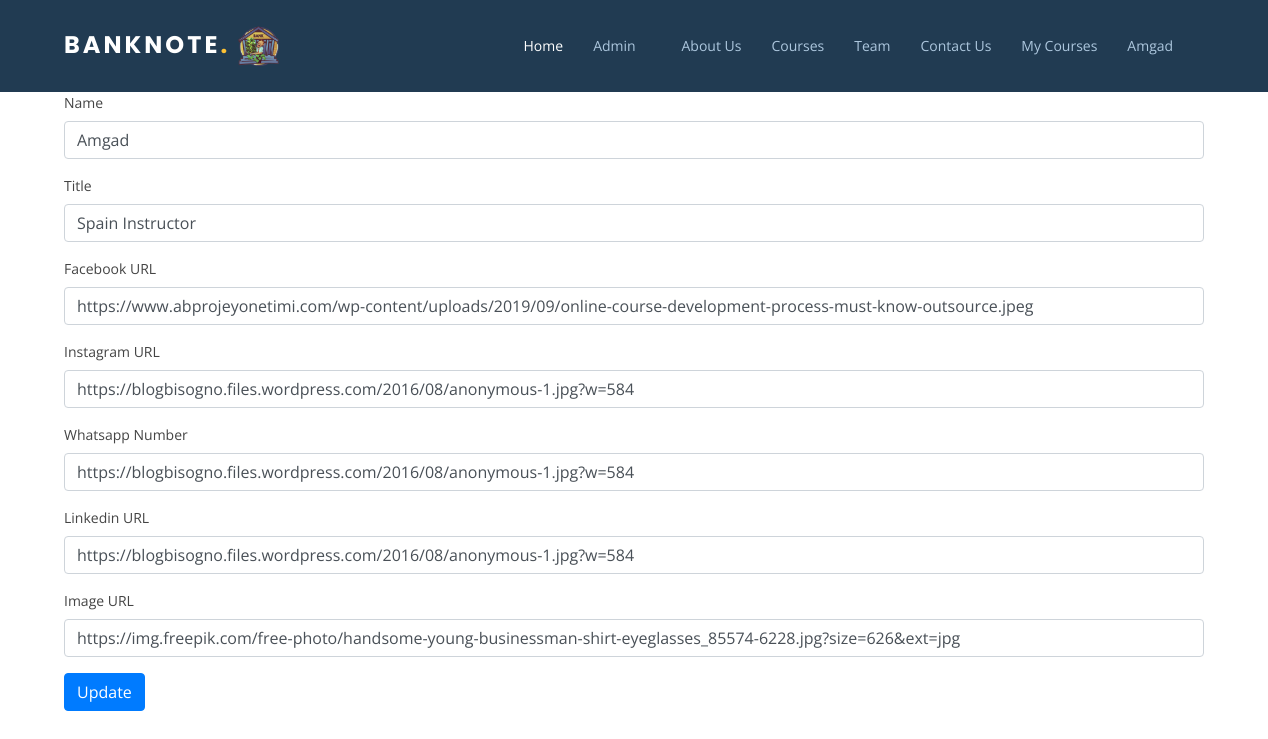
/trainer/trainer/25/edit/ (signed in), run on the app's committed database.
### users/models.py (models this page shows, shortened)
class CustomUser(AbstractUser):
    Role=models.CharField(max_length=255,default="user")
    phone_number=models.CharField(max_length=255)
    Academic_Year=models.CharField(max_length=255)
    College=models.CharField(max_length=255)
    University=models.CharField(max_length=255)
    class Meta:
        ordering = ["date_joined"]

### trainer/models.py (models this page shows, shortened)
class Trainer(models.Model):
    Name=models.CharField(max_length=255)
    Title=models.CharField(max_length=255)
    Facebook_URL = models.URLField()
    Instagram_URL = models.URLField()
    Whatsapp_Number = models.CharField(max_length=255)
    Linkedin_URL = models.URLField()
    Image_URL = models.URLField()

### trainer/views.py (the view)
# urls.py: path('trainer/<int:pk>/edit/', views.TrainerUpdateView.as_view(), name='edit'),
class TrainerUpdateView(LoginRequiredMixin,UpdateView):
    redirect_field_name = 'trainer_list.html'
    template_name="trainer_edit.html"
    form_class = TrainerForm
    model = Trainer

### trainer/forms.py
class TrainerForm(forms.ModelForm):
    class Meta:
        model=Trainer
        fields = ['Name','Title', 'Facebook_URL','Instagram_URL','Whatsapp_Number','Linkedin_URL','Image_URL']

### trainer/templates/trainer_edit.html (shortened to what this page needs)
{% extends "base.html" %}
{% load bootstrap4 %}
{% block content %}
{% ifequal user.Role "admin"  %}
<div class="container">
  <form method="POST" class="form">
    {% bootstrap_form form %}
    {% buttons %}
      <button type="submit" class="btn btn-primary">Update</button>
    {% endbuttons %}
  </form>
</div>
{% endifequal %}
{% endblock %}

### templates/base.html (shortened to what this page needs)
<!DOCTYPE html>
{% load static %}
<html lang="en">
<head>
  <link href="{% static 'assets/vendor/bootstrap/css/bootstrap.min.css'%}" rel="stylesheet">
  <link href="{% static 'assets/vendor/icofont/icofont.min.css'%}" rel="stylesheet">
  <link href="{% static 'assets/vendor/boxicons/css/boxicons.min.css'%}" rel="stylesheet">
  <link href="{% static 'assets/vendor/owl.carousel/assets/owl.carousel.min.css'%}" rel="stylesheet">
  <link href="{% static 'assets/vendor/venobox/venobox.css'%}" rel="stylesheet">
  <link href="{% static 'assets/vendor/aos/aos.css'%}" rel="stylesheet">
  <link rel="stylesheet" href="//cdn.jsdelivr.net/medium-editor/latest/css/medium-editor.min.css" type="text/css" media="screen" charset="utf-8">
  <link rel="stylesheet" href="{% static "css/style.css" %}">
  <link href="{% static 'assets/css/style.css'%}" rel="stylesheet">
<link
 rel="stylesheet"
 href="https://cdnjs.cloudflare.com/ajax/libs/animate.css/4.0.0/animate.min.css"/>
</head>
  <body>
      <header class="header ">
        <div class="container d-flex align-items-center " >
          <div class="logo mr-auto">
            <h1 class="text-light"><a href="{% url 'home' %}">Banknote<span>.</span>  </a><img src="{% static 'assets/img/logo.png'%}" alt="" class="img-fluid">
    </h1>
          </div>
          <nav class="nav-menu d-none d-lg-block ">
            <ul>
              <li class="active"><a href="{% url 'home' %}">Home</a></li>
              {% if user.is_authenticated %}
{% if user.Role == 'admin' %}
              <li class="drop-down"><a href="">Admin</a>
        </li>
        {% endif %}
        {% endif %}
              <li><a href="#about">About Us</a></li>
              <li><a href="#services">Courses</a></li>
              <li><a href="#team">Team</a></li>
              <li><a href="#contact">Contact Us</a></li>
              {% if user.is_authenticated %}
              <li><a href="{% url 'users:myapplication_list' %}">My Courses</a></li>
              {% endif %}
              {% if user.is_authenticated %}
              <li class="drop-down"><a href="">{{user.first_name}}</a>
                </li>
                {% else %}
                <li><a href="{% url 'users:signup' %}">Sign Up</a></li>
                <li><a href="{% url 'users:login' %}">Login</a></li>
                {% endif %}
            </ul>
          </nav>
        </div>
      </header>
      {% block content %}
      {% endblock %}
  </body>
</html>

### static/assets/css/style.css (style rules this page uses)
body { font-family: "Open Sans", sans-serif; color: #444444; }
a { color: #fdc134; }
h1, h2, h3, h4, h5, h6 { font-family: "Raleway", sans-serif; }
.header { z-index: 997; transition: all 0.5s; padding: 16px 0; background: #213b52; }
.header .logo h1 { font-size: 24px; margin: 0; padding: 10px 0; line-height: 1; font-weight: 700; letter-spacing: 3px; text-transform: uppercase; font-family: "Poppins", sans-serif; }
.header .logo h1 a, #header .logo h1 a:hover { color: #fff; text-decoration: none; }
.header .logo h1 a span, #header .logo h1 a:hover span { color: #fdc134; }
.header .logo img { padding: 0; margin: 0; max-height: 40px; }
.nav-menu, .nav-menu * { margin: 0; padding: 0; list-style: none; }
.nav-menu > ul > li { position: relative; white-space: nowrap; float: left; }
.nav-menu ul { border-radius: 6px; }
.nav-menu a { display: block; position: relative; color: #adc7de; padding: 10px 15px; transition: 0.3s; font-size: 14px; font-family: "Open Sans", sans-serif; }
.nav-menu a:hover, .nav-menu .active > a, .nav-menu li:hover > a { color: #fff; text-decoration: none; }
.nav-menu .drop-down > a:after { content: "\ea99"; font-family: IcoFont; padding-left: 5px; }

### data on the page
CustomUser: first_name "Amgad"
Trainer: Name "Amgad", Title "Spain Instructor", Facebook_URL "https://www.abprojeyonetimi.com/wp-content/uploads/2019/09/online-course-development-process-must-know-outsource.jpeg", Instagram_URL "https://blogbisogno.files.wordpress.com/2016/08/anonymous-1.jpg?w=584", Whatsapp_Number "https://blogbisogno.files.wordpress.com/2016/08/anonymous-1.jpg?w=584", Linkedin_URL "https://blogbisogno.files.wordpress.com/2016/08/anonymous-1.jpg?w=584", Image_URL "https://img.freepik.com/free-photo/handsome-young-businessman-shirt-eyeglasses_85574-6228.jpg?size=626&ext=jpg"
